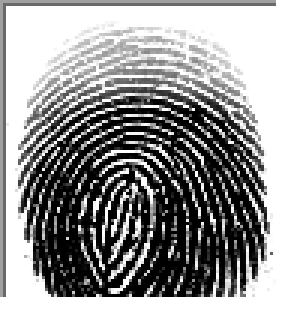
#> input picture Fingerprint recognition test/1__M_Left_index_finger.BMP, 96 x 103 px (shown 3 times larger)
$ python Orientation.py 1__M_Left_index_finger.BMP 8 --smooth
#> lines starting #> are read from the running program, lines starting #| are printed output that depends on the picture

from PIL import Image, ImageDraw
import math

from PIL import Image, ImageDraw
import argparse

import copy

import numpy as np

# def flatten(ls):
#     return reduce(lambda x, y: x + y, ls, [])

def apply_to_each_pixel(pixels, f):
    for i in range(0, len(pixels)):
        for j in range(0, len(pixels[i])):
            pixels[i][j] = f(pixels[i][j])

def transpose(ls):
    return map(list, zip(*ls))

def gauss(x, y):
    ssigma = 1.0
    return (1 / (2 * math.pi * ssigma)) * math.exp(-(x * x + y * y) / (2 * ssigma))

def kernel_from_function(size, f):
    kernel = [[] for i in range(0, size)]
    for i in range(0, size):
        for j in range(0, size):
            kernel[i].append(f(i - size / 2, j - size / 2))
    return kernel

def gauss_kernel(size):
    return kernel_from_function(size, gauss)

def apply_kernel(pixels, kernel):
    apply_kernel_with_f(pixels, kernel, lambda old, new: new)

def apply_kernel_with_f(pixels, kernel, f):
    size = len(kernel)
    for i in range(int(size / 2), int(len(pixels) - size / 2)):
        for j in range(int(size / 2), int(len(pixels[i]) - size / 2)):
            i = int(i)
            j = int(j)
            pixels[i][j] = f(pixels[i][j], apply_kernel_at(lambda x, y: pixels[x][y], kernel, i, j))

def load_image(im):
    (x, y) = im.size
    im_load = im.load()

    result = []
    for i in range(0, x):
        result.append([])
        for j in range(0, y):
            result[i].append(im_load[i, j])

    return result

def load_pixels(im, pixels):
    (x, y) = im.size
    im_load = im.load()

    for i in range(0, x):
        for j in range(0, y):
            im_load[i, j] = pixels[i][j]

def apply_kernel_at(get_value, kernel, i, j):
    kernel_size = len(kernel)
    result = 0
    for k in range(0, kernel_size):
        for l in range(0, kernel_size):
            pixel = get_value(int(i + k - kernel_size / 2), int(j + l - kernel_size / 2))
            result += pixel * kernel[k][l]
    return result

def calculate_angles(im, W, f, g):
    (x, y) = im.size
    im_load = im.load()
    get_pixel = lambda x, y: im_load[x, y]

    sobelOperator = [[-1, 0, 1], [-2, 0, 2], [-1, 0, 1]]

    ySobel = np.array(sobelOperator).astype(int)
    xSobel = np.transpose(ySobel).astype(int)

    result = [[] for i in range(1, x, W)]

    for i in range(1, x, W):
        for j in range(1, y, W):
            nominator = 0
            denominator = 0
            for k in range(i, min(i + W , x - 1)):
                for l in range(j, min(j + W, y - 1)):
                    Gx = apply_kernel_at(get_pixel, xSobel, k, l)
                    Gy = apply_kernel_at(get_pixel, ySobel, k, l)
                    nominator += f(Gx, Gy)
                    denominator += g(Gx, Gy)
            angle = (math.pi + math.atan2(nominator, denominator)) / 2
            result[int((i - 1) / W)].append(angle)

    return result

def get_line_ends(i, j, W, tang):
    if -1 <= tang and tang <= 1:
        begin = (i, (-W/2) * tang + j + W/2)
        end = (i + W, (W/2) * tang + j + W/2)
    else:
        begin = (i + W/2 + W/(2 * tang), j + W/2)
        end = (i + W/2 - W/(2 * tang), j - W/2)
    return (begin, end)

def draw_lines(im, angles, W):
    (x, y) = im.size
    result = im.convert("RGB")

    draw = ImageDraw.Draw(result)

    for i in range(1, x, W):
        for j in range(1, y, W):
            tang = math.tan(angles[int((i - 1) / W)][int((j - 1) / W)])

            (begin, end) = get_line_ends(i, j, W, tang)
            draw.line([begin, end], fill='red', width=1)
    del draw


    return result

def smooth_angles(angles):
    cos_angles = copy.deepcopy(angles)
    sin_angles = copy.deepcopy(angles)
    apply_to_each_pixel(cos_angles, lambda x: math.cos(2 * x))
    apply_to_each_pixel(sin_angles, lambda x: math.sin(2 * x))

    kernel = gauss_kernel(5)
    apply_kernel(cos_angles, kernel)
    apply_kernel(sin_angles, kernel)

    for i in range(0, len(cos_angles)):
        for j in range(0, len(cos_angles[i])):
            cos_angles[i][j] = (math.atan2(sin_angles[i][j], cos_angles[i][j])) / 2

    return cos_angles

#-------------------------------------------------------------------------------------

# python3 Orientation.py 1__M_Left_index_finger.BMP 8 --smooth

parser = argparse.ArgumentParser(description="Rao's and Chinese algorithms")
parser.add_argument("image", nargs=1, help = "Path to image")
parser.add_argument("block_size", nargs=1, help = "Block size")
parser.add_argument('--smooth', "-s", action='store_true', help = "Use Gauss for smoothing")
parser.add_argument('--chinese', "-c", action='store_true', help = "Use Chinese alg. instead of Rao's")
args = parser.parse_args()

im = Image.open(args.image[0])
#> im is the input picture: PIL image 96x103 RGBA; mean R, G, B, A 125.1, 125.1, 125.1, 234.9
im = im.resize((300, 300))
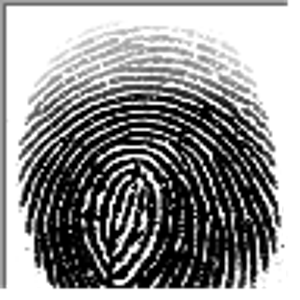
#> im: PIL image 300x300 RGBA; mean R, G, B, A 127.9, 127.9, 127.9, 234.9; transparent parts drawn white
im = im.convert("L")  # covert to grayscale
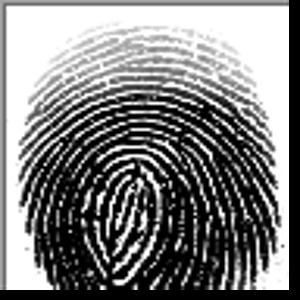
#> im: PIL image 300x300 L; min 0, max 255, mean 127.9

W = int(args.block_size[0])

f = lambda x, y: 2 * x * y
g = lambda x, y: x ** 2 - y ** 2

if args.chinese:
    normalizator = 255.0
    f = lambda x, y: 2 * x * y / (normalizator ** 2)
    g = lambda x, y: ((x ** 2) * (y ** 2)) / (normalizator ** 4)

angles = calculate_angles(im, W, f, g)
angles_image = draw_lines(im, angles, W)
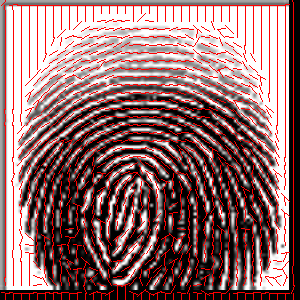
#> angles_image: PIL image 300x300 RGB; mean R, G, B 145.7, 111.3, 111.3
angles_image.show()
angles_image.save("angles_image.jpg")

if args.smooth:
    smoothed_angles = smooth_angles(angles)
#> the loop in apply_to_each_pixel, `for i in range(0, len(pixels)):` made 38 passes
#> the loop in apply_to_each_pixel (call 2), `for i in range(0, len(pixels)):` made 38 passes
#> the loop in apply_kernel_with_f, `for i in range(int(size / 2), int(len(pixels) - size / 2)):` made 33 passes
#> the loop in apply_kernel_with_f (call 2), `for i in range(int(size / 2), int(len(pixels) - size / 2)):` made 33 passes
#> the loop in smooth_angles, `for i in range(0, len(cos_angles)):` made 38 passes
    smooth_angles_image = draw_lines(im, smoothed_angles, W)
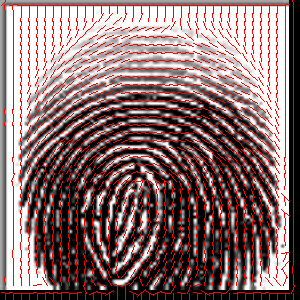
#> smooth_angles_image: PIL image 300x300 RGB; mean R, G, B 145.8, 111, 111
    smooth_angles_image.show()
    smooth_angles_image.save("smooth_angles_image.jpg")
